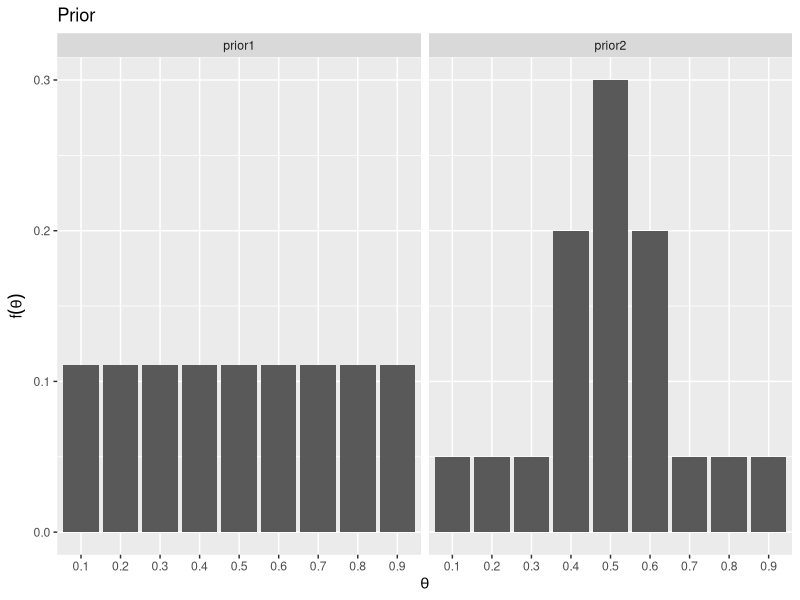
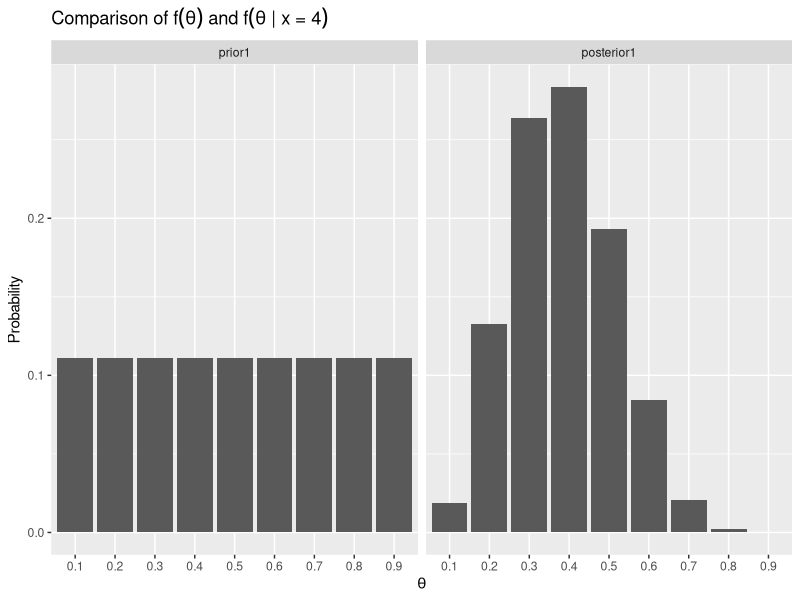
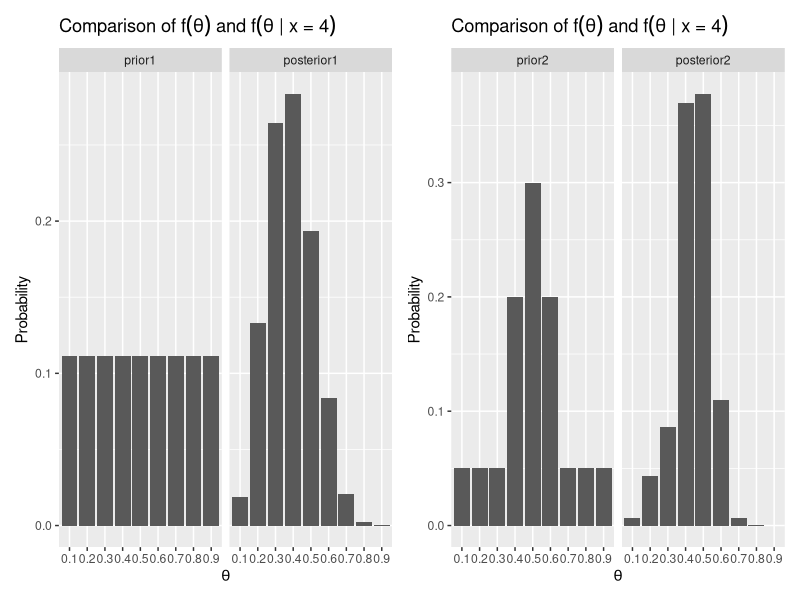

Source code (R) for these figures, in order:
## ---- chunk 1
library(tidyverse)
library(patchwork)
knitr::opts_chunk$set(fig.width = 7, fig.height = 4)
## ---- chunk 2
# PRIOR
theta <- seq(0.1, 0.9, by = 0.1)
prior1 <- rep(1/9, 9)
prior2 <- c(0.05, 0.05, 0.05, 0.2, 0.3, 0.2, 0.05, 0.05, 0.05)

# create data frame for visualization and wrangling
bayes_table <- data.frame(theta, prior1, prior2) 

# visualize different priors
bayes_table |>
  pivot_longer(cols = 2:3, names_to = "prior", values_to = "prior_probs") |>
  mutate(theta = factor(theta)) |> # for prettier visualization
  ggplot(aes(x = theta, y = prior_probs)) + 
  geom_col() +
  facet_wrap(~ prior) +
  labs(x = expression(theta),
      y = expression(f(theta)),
      title = "Prior")

## ---- chunk 3
# LIKELIHOOD
x <- 4
n <- 11
## since R is vectorized:
like <- dbinom(x, size = n, prob = theta)
## equivalently
## like <- choose(11, y) * theta^y * (1-theta)^(11-y)
bayes_table <- bayes_table |>
  add_column(likelihood = like) 
## ---- chunk 4
# MARGINAL LIKELIHOOD UNDER PRIOR 1
bayes_table <- bayes_table |>
  mutate(product1 = prior1 * likelihood)
marg_like1 <- sum(bayes_table$product1)
## ---- chunk 5
# POSTERIOR UNDER PRIOR 1
bayes_table <- bayes_table |>
  mutate(posterior1 = product1 / marg_like1)
bayes_table |>
  select(theta, posterior1)

# confirm valid PMF 
sum(bayes_table$posterior1)

# visualize prior vs posterior
# note: could also plot in two separate plots without pivoting
p1 <- bayes_table |>
  pivot_longer(cols = c("prior1", "posterior1"), names_to = "dist", values_to = "probs") |>
  mutate(theta = factor(theta),
         dist = factor(dist, levels = c("prior1", "posterior1"))) |> # for prettier visualization
  ggplot(aes(x = theta, y = probs)) + 
  geom_col() +
  facet_wrap(~dist) +
    labs(x = expression(theta),
      y = "Probability",
      title = bquote(paste("Comparison of" ~ f(theta) ~ "and" ~ f(theta ~ "|" ~ x ~ "=" ~ .(x)))))

p1
## ---- chunk 6
# MARGINAL LIKELIHOOD UNDER PRIOR 2
bayes_table <- bayes_table |>
  mutate(product2 = prior2 * likelihood)
marg_like2 <- sum(bayes_table$product2)

# POSTERIOR UNDER PRIOR 1
bayes_table <- bayes_table |>
  mutate(posterior2 = product2 / marg_like2)
bayes_table |>
  select(theta, posterior2)

# visualize prior vs posterior
# note: could also plot in two separate plots without pivoting
p2 <- bayes_table |>
  pivot_longer(cols = c("prior2", "posterior2"), names_to = "dist", values_to = "probs") |>
  mutate(theta = factor(theta),
         dist = factor(dist, levels = c("prior2", "posterior2"))) |> # for prettier visualization
  ggplot(aes(x = theta, y = probs)) + 
  geom_col() +
  facet_wrap(~dist) +
   labs(x = expression(theta),
      y = "Probability",
      title = bquote(paste("Comparison of" ~ f(theta) ~ "and" ~ f(theta ~ "|" ~ x ~ "=" ~ .(x)))))

p1 + p2
